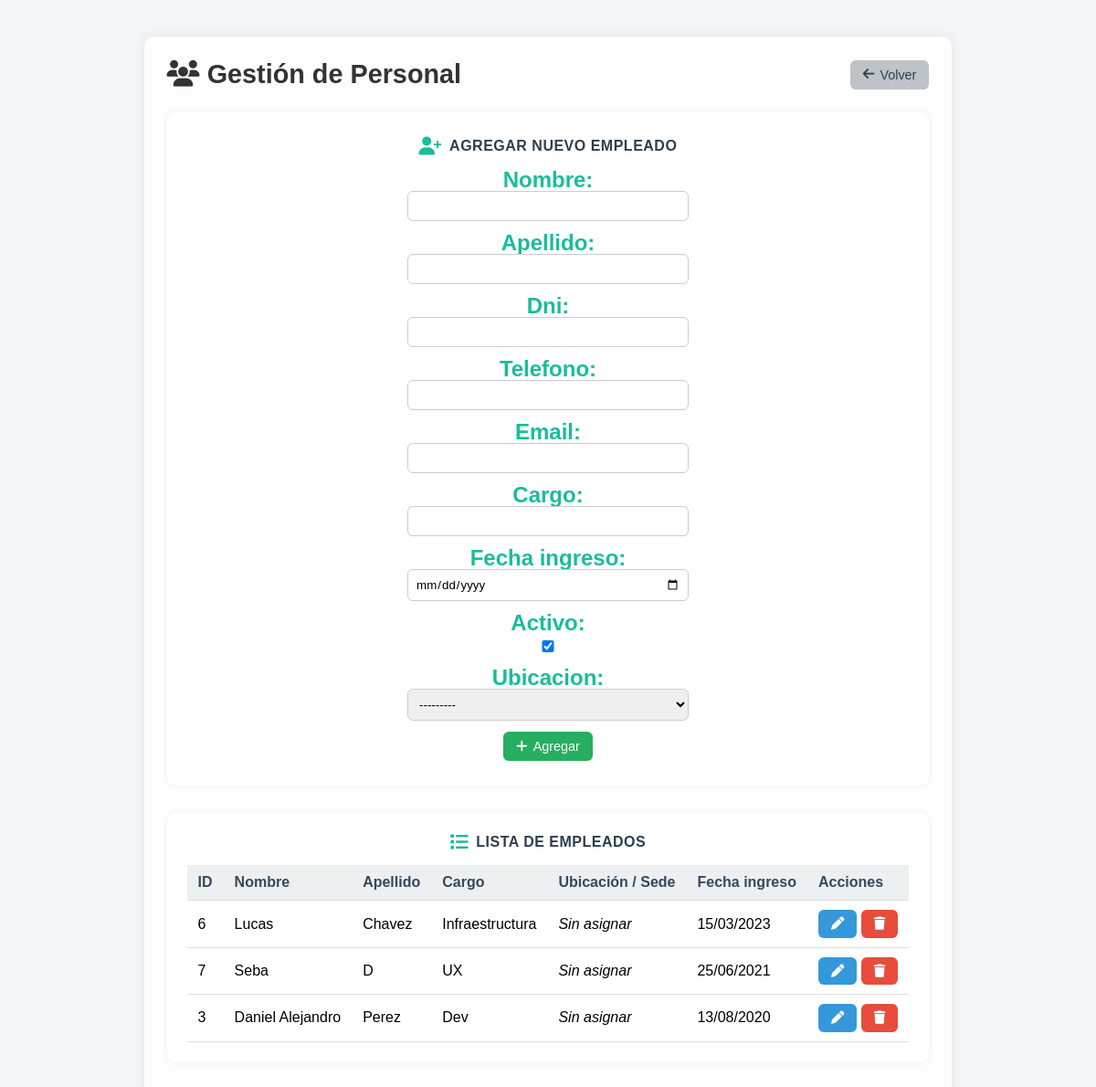
Before: /account/personal/ (signed in) with the older database file.
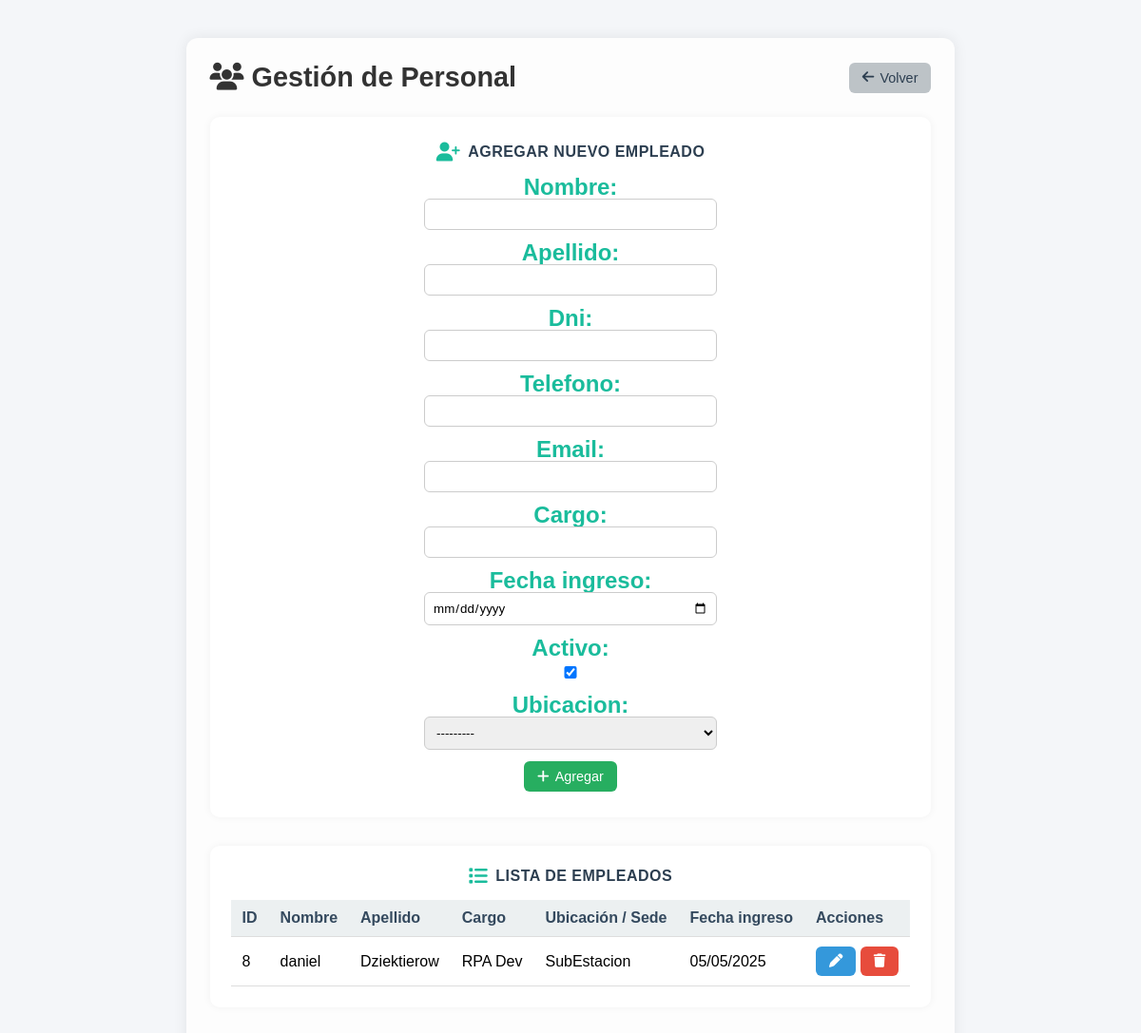
After: the same page with the newer database file.
### usuario/models.py (models this page shows, shortened)
class Personal(models.Model):
    nombre = models.CharField(max_length=100)
    apellido = models.CharField(max_length=100)
    dni = models.CharField(max_length=15, unique=True)
    telefono = models.CharField(max_length=20, blank=True, null=True)
    email = models.EmailField(blank=True, null=True)
    cargo = models.CharField(max_length=100)
    fecha_ingreso = models.DateField()
    activo = models.BooleanField(default=True)
    ubicacion = models.ForeignKey(
        'Ubicacion',
        on_delete=models.SET_NULL,
        null=True, blank=True,
        related_name='empleados'
    )

class Ubicacion(models.Model):
    TIPO_CHOICES = [
        ('sede', 'Sede (Edificio Principal)'),
        ('oficina', 'Oficina (Piso/Ala)'),
        ('area', 'Área Específica (Sala/Cuarto)'),
    ]
    DISPOSITIVO_CHOICES = [
        ('huella', 'Lector de Huella Dactilar'),
        ('Tarjeta', 'Tarjeta de Acceso'),
        ('PIN', 'PIN'),
    ]
    SEGURIDAD_CHOICES = [
        ('bajo', 'Bajo'),
        ('medio', 'Medio'),
        ('alto', 'Alto'),
    ]
    tipo_ubicacion = models.CharField(max_length=20, choices=TIPO_CHOICES)
    nombre_sede = models.CharField(max_length=100)
    codigo_unico = models.CharField(max_length=50, unique=True)
    direccion = models.TextField(blank=True, null=True)
    descripcion = models.TextField(blank=True, null=True)
    dispositivo_biometrico = models.CharField(
        max_length=20, choices=DISPOSITIVO_CHOICES, blank=True, null=True
    )
    nivel_seguridad = models.CharField(
        max_length=20, choices=SEGURIDAD_CHOICES, blank=True, null=True
    )
    fecha_creacion = models.DateTimeField(auto_now_add=True)
    class Meta:
        ordering = ['nombre_sede']
    def __str__(self):
        return f"{self.nombre_sede} ({self.codigo_unico})"

### usuario/views.py (the view, shortened to what this page needs)
# urls.py: path('personal/', views.gestion_personal, name='gestion_personal'),
@login_required
def gestion_personal(request):
    empleados = Personal.objects.all().order_by('apellido')
    form = PersonalForm()
    return render(request, 'account/personal.html', {
        'empleados': empleados,
        'form': form,
    })

### usuario/forms.py
class PersonalForm(forms.ModelForm):
    class Meta:
        model = Personal
        fields = [
            'nombre', 'apellido', 'dni', 'telefono', 'email',
            'cargo', 'fecha_ingreso', 'activo', 'ubicacion'  # 👈 campo agregado
        ]
        widgets = {
            'fecha_ingreso': forms.DateInput(attrs={'type': 'date'}),
        }

### usuario/templates/account/personal.html (shortened to what this page needs)
{% extends "base.html" %}
{% load static %}
{% block content %}
<div class="personal-container">
  <header class="personal-header">
    <h1><i class="fa-solid fa-users"></i> Gestión de Personal</h1>
    <a href="{% url 'usuario:dashboard' %}" class="btn btn-back">
      <i class="fa-solid fa-arrow-left"></i> Volver
    </a>
  </header>
  <section class="panel form-panel">
    <h3><i class="fa-solid fa-user-plus"></i> Agregar nuevo empleado</h3>
    <form method="post" class="personal-form">
      <div class="form-grid">
        {{ form.as_p }}
      </div>
      <button type="submit" name="agregar" class="btn btn-success">
        <i class="fa-solid fa-plus"></i> Agregar
      </button>
    </form>
  </section>
  <section class="panel list-panel">
    <h3><i class="fa-solid fa-list"></i> Lista de empleados</h3>
    <table class="tabla-personal">
      <thead>
        <tr>
          <th>ID</th>
          <th>Nombre</th>
          <th>Apellido</th>
          <th>Cargo</th>
          <th>Ubicación / Sede</th>
          <th>Fecha ingreso</th>
          <th>Acciones</th>
        </tr>
      </thead>
      <tbody>
        {% for empleado in empleados %}
        <tr>
          <td>{{ empleado.id }}</td>
          <td>{{ empleado.nombre }}</td>
          <td>{{ empleado.apellido }}</td>
          <td>{{ empleado.cargo }}</td>
          <td>
            {% if empleado.ubicacion %}
              {{ empleado.ubicacion.nombre_sede }}
            {% else %}
              <em>Sin asignar</em>
            {% endif %}
          </td>
          <td>{{ empleado.fecha_ingreso|date:"d/m/Y" }}</td>
          <td class="acciones">
            <a href="{% url 'usuario:editar_personal' empleado.id %}" class="btn btn-primary">
              <i class="fa-solid fa-pen"></i>
            </a>
            <form method="post" style="display:inline;" onsubmit="return confirm('¿Seguro que deseas eliminar este empleado?');">
              <button type="submit" name="eliminar" class="btn btn-danger">
                <i class="fa-solid fa-trash"></i>
              </button>
            </form>
          </td>
        </tr>
        {% empty %}
        <tr><td colspan="7" class="sin-datos">No hay empleados cargados.</td></tr>
        {% endfor %}
      </tbody>
    </table>
  </section>
</div>
{% endblock %}

### usuario/templates/base.html (shortened to what this page needs)
<!DOCTYPE html>
<html>
  {% load static %}
<head>
   <link href="https://cdnjs.cloudflare.com/ajax/libs/font-awesome/6.5.0/css/all.min.css" rel="stylesheet">
   <link rel="stylesheet" href="{% static 'account/css/style_acceso.css' %}">
   <link rel="stylesheet" href="{% static 'account/css/style_dashboard.css' %}">
   <link rel="stylesheet" href="{% static 'account/css/style_personal.css' %}">
</head>
<body>
  <div class="content">
    {% block content%}
    {% endblock %}
  </div>
</body>
</body>
</html>

### static/account/css/style_acceso.css (style rules this page uses)
* { margin: 0; padding: 0; box-sizing: border-box; font-family: Arial, Helvetica, sans-serif; }
body { display: flex; justify-content: center; align-items: center; min-height: 100vh; background: #f4f6f9; }

### static/account/css/style_dashboard.css (style rules this page uses)
* { margin: 0; padding: 0; box-sizing: border-box; font-family: Arial, Helvetica, sans-serif; }
body { display: flex; min-height: 100vh; background-color: #f4f6f9; }
.panel { background: #fff; padding: 25px 20px; border-radius: 12px; box-shadow: 0 4px 12px rgba(0,0,0,0.1); text-align: center; transition: all 0.3s ease; cursor: pointer; border: 2px solid transparent; position: relative; overflow: hidden; min-height: 140px; display: flex; flex-direction: column; justify-content: center; align-items: center; }
.panel::before { content: ''; position: absolute; left: 0; top: 0; height: 100%; width: 0; background: #1abc9c; transition: width 0.3s ease; border-radius: 12px 0 0 12px; }
.panel h3 { font-size: 16px; margin-bottom: 12px; color: #2c3e50; display: flex; align-items: center; gap: 8px; font-weight: 600; text-transform: uppercase; letter-spacing: 0.5px; }
.panel h3 i { font-size: 20px; color: #1abc9c; }
.panel p { font-size: 24px; font-weight: bold; color: #1abc9c; margin: 0; line-height: 1; }
table { width: 100%; border-collapse: collapse; }
th, td { padding: 10px; border-bottom: 1px solid #ddd; }

### static/account/css/style_personal.css (style rules this page uses)
.personal-container { max-width: 1000px; margin: 40px auto; background: #fdfdfd; padding: 25px; border-radius: 12px; box-shadow: 0 0 15px rgba(0,0,0,0.08); }
.personal-header { display: flex; justify-content: space-between; align-items: center; margin-bottom: 25px; }
.personal-header h1 { color: #333; font-size: 1.8em; }
.btn { display: inline-flex; align-items: center; gap: 6px; border: none; border-radius: 6px; padding: 8px 14px; cursor: pointer; text-decoration: none; font-size: 0.9em; transition: 0.2s; }
.btn-success { background-color: #27ae60; color: #fff; }
.btn-danger { background-color: #e74c3c; color: #fff; }
.btn-primary { background-color: #3498db; color: #fff; }
.btn-back { background-color: #bdc3c7; color: #2c3e50; }
.panel { margin-bottom: 30px; background: #fff; padding: 20px; border-radius: 10px; box-shadow: 0 0 8px rgba(0,0,0,0.05); }
.panel h3 { color: #2c3e50; margin-bottom: 15px; }
.form-grid p { margin-bottom: 10px; }
input, select { width: 100%; padding: 6px; border-radius: 6px; border: 1px solid #ccc; }
.tabla-personal { width: 100%; border-collapse: collapse; }
.tabla-personal th, .tabla-personal td { padding: 10px 12px; border-bottom: 1px solid #ddd; text-align: left; }
.tabla-personal th { background-color: #ecf0f1; color: #34495e; }
.acciones { white-space: nowrap; }
.form-panel { background: #fff; padding: 25px; border-radius: 10px; box-shadow: 0 0 8px rgba(0,0,0,0.05); }
.personal-form .form-grid p { margin-bottom: 12px; }
.personal-form input, .personal-form select { width: 100%; padding: 8px; border-radius: 6px; border: 1px solid #ccc; }

Changed rows visible on the page:
removed Personal: id "6", nombre "Lucas", apellido "Chavez", cargo "Infraestructura", shows "Sin asignar", fecha_ingreso "15/03/2023"
removed Personal: id "7", nombre "Seba", apellido "D", cargo "UX", shows "Sin asignar", fecha_ingreso "25/06/2021"
removed Personal: id "3", nombre "Daniel Alejandro", apellido "Perez", cargo "Dev", shows "Sin asignar", fecha_ingreso "13/08/2020"
added Personal: id "8", nombre "daniel", apellido "Dziektierow", cargo "RPA Dev", ubicacion.nombre_sede "SubEstacion", fecha_ingreso "05/05/2025"
